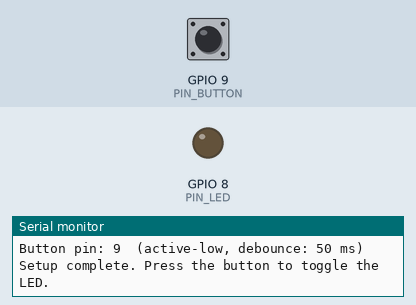
This program was run on a simulated ESP32-C3. Shown: output pins drawn as LEDs (lit = HIGH), the last lines printed to the serial monitor. The test bench sets the inputs (shaded band); at power-on: GPIO 9 (PIN_BUTTON) HIGH.

Above: at 1.7 s.
1.8 s: GPIO 9 (PIN_BUTTON) pulled LOW for 0.15 s
At 3.0 s:
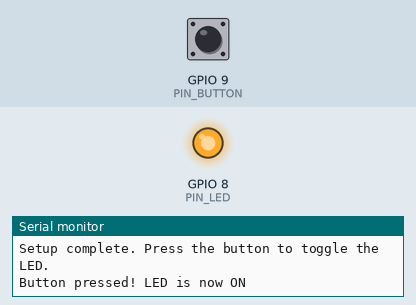
3.4 s: GPIO 9 (PIN_BUTTON) pulled LOW for 1 s
At 4.4 s:
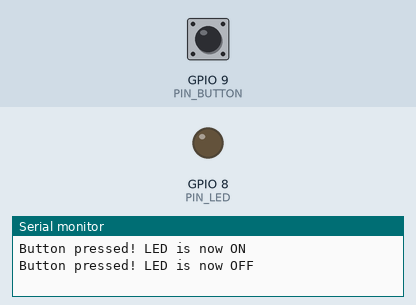
5.9 s: GPIO 9 (PIN_BUTTON) pulled LOW for 3.2 s
At 6.4 s:
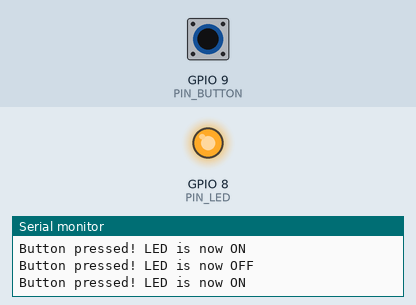
Timing chart, 0 to 8.9 s (numbered marks = the images above; inputs shaded):
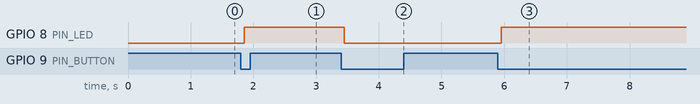

The program:

main.cpp
```cpp
/**
 * @file main.cpp
 * @brief Lesson 4 template — Structs and Pointers to Structs.
 *
 * Embedded Systems Course 2026
 * Hardware: ESP32-C3 Super Mini
 *
 * ============================================================
 * WIRING
 * ============================================================
 *
 *   LED (active-high):
 *     GPIO 8  --> 220 ohm resistor --> LED anode
 *     LED cathode --> GND
 *
 *   Button (active-low, uses internal pull-up):
 *     GPIO 9  --> button --> GND
 *
 * ============================================================
 * EXERCISES
 * ============================================================
 *
 * The file compiles and runs as-is. Work through the exercises
 * in order — each one builds on the previous.
 *
 * Exercise 1 — Struct basics
 *   The led and button structs below are already declared.
 *   a) Add a second LED on GPIO 10 (active-low this time).
 *   b) Initialise it and toggle it in loop() at a different rate.
 *
 * Exercise 2 — Pointer syntax
 *   a) Declare a GpioPin_t pointer that points to 'led'.
 *   b) Use the pointer and the -> operator to read led.pin.
 *   c) Print the value over Serial. Confirm it matches.
 *
 * Exercise 3 — Passing structs to a function
 *   Implement the blink() function at the bottom of this file.
 *   Signature: void blink(GpioPin_t *p, uint16_t on_ms, uint16_t off_ms)
 *   It should set the pin HIGH for on_ms, then LOW for off_ms.
 *   Call it from loop() for your second LED.
 *
 * Exercise 4 — Array of structs (BONUS)
 *   Replace the individual LED declarations with a GpioPin_t array.
 *   Use gpio_pin_init_array() to initialise them all in one call.
 *   Loop through the array and toggle each LED in sequence.
 *
 * ============================================================
 */

#include <Arduino.h>
#include "gpio_driver.h"
#include "button_driver.h"

/* ------------------------------------------------------------------
 * Pin assignments
 * Change these to match your actual wiring.
 * ------------------------------------------------------------------ */
static const uint8_t PIN_LED    = 8;
static const uint8_t PIN_BUTTON = 9;

/* ------------------------------------------------------------------
 * Peripheral descriptors
 *
 * Designated initialiser syntax: .field = value
 * Fields not listed are zero-initialised (false / 0).
 * ------------------------------------------------------------------ */
static GpioPin_t led = {
    .pin         = PIN_LED,
    .output      = true,
    .active_high = true,
    .pull_up     = false,
};

static Button_t button = {
    .pin         = PIN_BUTTON,
    .active_high = false,   /* active-low: pressed = GND */
    .debounce_ms = 50,
};

/* ------------------------------------------------------------------
 * Exercise 3 — implement this function
 * ------------------------------------------------------------------ */
// void blink(GpioPin_t *p, uint16_t on_ms, uint16_t off_ms)
// {
//     /* TODO */
// }

/* ------------------------------------------------------------------
 * setup()
 * ------------------------------------------------------------------ */
void setup()
{
    Serial.begin(115200);
    delay(500);

    Serial.println("Lesson 4 - Structs and Pointers to Structs");
    Serial.println("-------------------------------------------");

    /* Initialise peripherals by passing pointers to their structs */
    gpio_pin_init(&led);
    button_init(&button);

    /* Print struct sizes — observe padding on ESP32-C3 */
    Serial.printf("sizeof(GpioPin_t) = %u bytes\n", sizeof(GpioPin_t));
    Serial.printf("sizeof(Button_t)  = %u bytes\n", sizeof(Button_t));
    Serial.printf("LED pin: %u  (active-%s)\n",
                  led.pin, led.active_high ? "high" : "low");
    Serial.printf("Button pin: %u  (active-%s, debounce: %u ms)\n",
                  button.pin, button.active_high ? "high" : "low",
                  button.debounce_ms);

    Serial.println("Setup complete. Press the button to toggle the LED.");
}

/* ------------------------------------------------------------------
 * loop()
 * ------------------------------------------------------------------ */
void loop()
{
    /* button_pressed() returns true once per confirmed press */
    if (button_pressed(&button)) {
        gpio_pin_toggle(&led);
        Serial.printf("Button pressed! LED is now %s\n",
                      gpio_pin_read(&led) ? "ON" : "OFF");

        /* Exercise 2: use a pointer to access led.pin via -> */
        /* GpioPin_t *p = &led; */
        /* Serial.printf("LED pin via pointer: %u\n", p->pin); */
    }
}
```

button_driver.h
```cpp
#pragma once

/**
 * @file button_driver.h
 * @brief Debounced button input using a struct.
 *
 * Lesson 4 - Structs and Pointers to Structs
 * Embedded Systems Course 2026
 *
 * Demonstrates how a struct can hold both configuration AND state,
 * enabling stateful, debounced input without global variables.
 *
 * Usage:
 *   Button_t btn = {
 *       .pin         = 9,
 *       .active_high = false,   // active-low (pulled to GND when pressed)
 *       .debounce_ms = 50,
 *   };
 *   button_init(&btn);
 *
 *   // In loop():
 *   if (button_pressed(&btn)) {
 *       // fires once per press, debounced
 *   }
 */

#include <stdint.h>
#include <stdbool.h>

#ifdef __cplusplus
extern "C" {
#endif

/* --------------------------------------------------------------------------
 * Data type
 * -------------------------------------------------------------------------- */

/**
 * @brief Holds both the configuration and the debounce state of one button.
 *
 * Configuration fields (set by caller before button_init):
 *   pin         - GPIO number
 *   active_high - true  = button drives pin HIGH when pressed
 *                 false = button drives pin LOW  when pressed (typical with pull-up)
 *   debounce_ms - minimum stable time in milliseconds to accept a state change
 *
 * State fields (managed internally by the driver - do not write these):
 *   _last_raw      - last raw digital level read from the pin
 *   _stable_state  - last debounced logical state
 *   _last_change   - timestamp (millis()) of the last raw level change
 *   _event_pending - true when a new press event is waiting to be consumed
 */
typedef struct {
    /* --- configuration (set before button_init) --- */
    uint8_t  pin;
    bool     active_high;
    uint16_t debounce_ms;

    /* --- internal state (managed by driver) --- */
    bool     _last_raw;
    bool     _stable_state;
    uint32_t _last_change;
    bool     _event_pending;
} Button_t;

/* --------------------------------------------------------------------------
 * API
 * -------------------------------------------------------------------------- */

/**
 * @brief Initialise the GPIO pin and reset all internal state fields.
 *
 * Sets up INPUT or INPUT_PULLUP based on active_high, then calls
 * button_update() once to capture the initial state.
 *
 * @param b  Pointer to a Button_t with configuration fields filled in.
 */
void button_init(Button_t *b);

/**
 * @brief Update the debounce state machine.
 *
 * Must be called regularly (e.g. every loop iteration).
 * Reads the pin and applies debounce logic; sets _event_pending on
 * a confirmed press transition.
 *
 * @param b  Pointer to an initialised Button_t.
 */
void button_update(Button_t *b);

/**
 * @brief Returns true once per confirmed button press.
 *
 * Calls button_update() internally, then checks and clears _event_pending.
 * Suitable for simple polling in loop().
 *
 * @param b  Pointer to an initialised Button_t.
 * @return   true on the first call after a new press is confirmed, false otherwise.
 */
bool button_pressed(Button_t *b);

/**
 * @brief Returns the current stable logical state (not edge-triggered).
 *
 * Returns true while the button is held down, false while released.
 * Does NOT call button_update() - call button_update() or button_pressed() first.
 *
 * @param b  Pointer to an initialised Button_t.
 * @return   Current debounced logical state.
 */
bool button_state(const Button_t *b);

/**
 * @brief Initialise every button in an array.
 *
 * @param buttons  Pointer to the first element of a Button_t array.
 * @param count    Number of elements.
 */
void button_init_array(Button_t *buttons, uint8_t count);

#ifdef __cplusplus
}
#endif
```

button_driver.cpp
```cpp
/**
 * @file button_driver.cpp
 * @brief Debounced button driver implementation.
 *
 * Lesson 4 - Structs and Pointers to Structs
 * Embedded Systems Course 2026
 *
 * Debounce algorithm
 * ------------------
 * Every call to button_update() reads the raw pin level.
 * If the raw level differs from the last raw level, the timestamp is
 * recorded. If the raw level stays different from the stable state for
 * at least debounce_ms milliseconds, the stable state is updated and
 * (if it was a press transition) _event_pending is set.
 *
 *   raw pin ──────┐       ┌──────────────────────
 *                 └───────┘   bounce zone
 *
 *   stable  ──────────────────────────────────────┐
 *                         |<-- debounce_ms ------->|
 *                                                  v confirmed press
 */

#include "button_driver.h"
#include <Arduino.h>

/* --------------------------------------------------------------------------
 * Internal helpers
 * -------------------------------------------------------------------------- */

/** Read the raw logical level from the pin (before debounce). */
static bool read_raw(const Button_t *b)
{
    bool physical = (digitalRead(b->pin) == HIGH);
    return b->active_high ? physical : !physical;
}

/* --------------------------------------------------------------------------
 * API implementation
 * -------------------------------------------------------------------------- */

void button_init(Button_t *b)
{
    uint8_t mode = b->active_high ? INPUT : INPUT_PULLUP;
    pinMode(b->pin, mode);

    /* Capture initial state so first button_update() has a valid baseline */
    bool initial        = read_raw(b);
    b->_last_raw        = initial;
    b->_stable_state    = initial;
    b->_last_change     = millis();
    b->_event_pending   = false;
}

void button_update(Button_t *b)
{
    bool raw = read_raw(b);
    uint32_t now = millis();

    if (raw != b->_last_raw) {
        /* Level changed — restart the debounce timer */
        b->_last_raw    = raw;
        b->_last_change = now;
        return;
    }

    /* Raw level has been stable for debounce_ms */
    if ((now - b->_last_change) >= b->debounce_ms) {
        if (raw != b->_stable_state) {
            b->_stable_state = raw;
            /* Only fire an event on the press edge (inactive -> active) */
            if (raw == true) {
                b->_event_pending = true;
            }
        }
    }
}

bool button_pressed(Button_t *b)
{
    button_update(b);

    if (b->_event_pending) {
        b->_event_pending = false;
        return true;
    }
    return false;
}

bool button_state(const Button_t *b)
{
    return b->_stable_state;
}

void button_init_array(Button_t *buttons, uint8_t count)
{
    for (uint8_t i = 0; i < count; i++) {
        button_init(&buttons[i]);
    }
}
```

gpio_driver.h
```cpp
#pragma once

/**
 * @file gpio_driver.h
 * @brief GPIO pin abstraction using structs.
 *
 * Lesson 4 - Structs and Pointers to Structs
 * Embedded Systems Course 2026
 *
 * This driver wraps a GPIO pin's configuration inside a struct,
 * keeping all pin-specific data in one place and exposing a clean
 * pointer-based API.
 *
 * Usage:
 *   GpioPin_t led = { .pin = 8, .output = true, .active_high = true };
 *   gpio_pin_init(&led);
 *   gpio_pin_set(&led, true);
 */

#include <stdint.h>
#include <stdbool.h>

#ifdef __cplusplus
extern "C" {
#endif

/* --------------------------------------------------------------------------
 * Data type
 * -------------------------------------------------------------------------- */

/**
 * @brief Describes a single GPIO pin and its electrical behaviour.
 *
 * Fields
 * ------
 *   pin         - GPIO number (ESP32-C3: 0-21, avoid strapping pins)
 *   output      - true = OUTPUT, false = INPUT
 *   active_high - true  = logical HIGH means pin is HIGH (3.3 V)
 *                 false = logical HIGH means pin is LOW  (0 V, active-low)
 *   pull_up     - enable internal pull-up (only relevant for input pins)
 *
 * Memory layout on ESP32-C3 (RISC-V, 32-bit):
 *   pin         uint8_t  - 1 byte  @ offset 0
 *   (padding)            - 1 byte  @ offset 1
 *   output      bool     - 1 byte  @ offset 2
 *   active_high bool     - 1 byte  @ offset 3
 *   pull_up     bool     - 1 byte  @ offset 4
 *   (padding)            - 3 bytes @ offset 5-7
 *   Total: 8 bytes (verified by static_assert in gpio_driver.cpp)
 */
typedef struct {
    uint8_t  pin;
    bool     output;
    bool     active_high;
    bool     pull_up;
} GpioPin_t;

/* --------------------------------------------------------------------------
 * API
 * -------------------------------------------------------------------------- */

/**
 * @brief Initialise the pin direction and pull-up.
 *
 * Must be called before gpio_pin_set() or gpio_pin_read().
 *
 * @param p  Pointer to an initialised GpioPin_t.
 */
void gpio_pin_init(GpioPin_t *p);

/**
 * @brief Set the logical state of an output pin.
 *
 * Translates the logical state to the correct physical voltage level,
 * honouring the active_high field.
 *
 * @param p      Pointer to an output GpioPin_t.
 * @param state  Logical state: true = active, false = inactive.
 */
void gpio_pin_set(GpioPin_t *p, bool state);

/**
 * @brief Toggle the logical state of an output pin.
 *
 * Reads the current physical level and inverts it.
 *
 * @param p  Pointer to an output GpioPin_t.
 */
void gpio_pin_toggle(GpioPin_t *p);

/**
 * @brief Read the logical state of an input pin.
 *
 * Translates the physical voltage level to a logical state,
 * honouring the active_high field.
 *
 * @param p  Pointer to an input GpioPin_t.
 * @return   true if the pin is in its active logical state.
 */
bool gpio_pin_read(GpioPin_t *p);

/* --------------------------------------------------------------------------
 * Utility
 * -------------------------------------------------------------------------- */

/**
 * @brief Initialise every pin in an array.
 *
 * Convenience wrapper that calls gpio_pin_init() for each element.
 *
 * @param pins  Pointer to the first element of a GpioPin_t array.
 * @param count Number of elements.
 */
void gpio_pin_init_array(GpioPin_t *pins, uint8_t count);

#ifdef __cplusplus
}
#endif
```

gpio_driver.cpp
```cpp
/**
 * @file gpio_driver.cpp
 * @brief GPIO driver implementation.
 *
 * Lesson 4 - Structs and Pointers to Structs
 * Embedded Systems Course 2026
 */

#include "gpio_driver.h"
#include <Arduino.h>

/* --------------------------------------------------------------------------
 * Compile-time size check
 *
 * The struct has 4 fields: uint8_t(1) + bool(1) + bool(1) + bool(1) = 4 bytes.
 * With natural alignment on a 32-bit target the compiler may add padding after
 * pin (to align the next field) — check with sizeof() in setup() if curious.
 * -------------------------------------------------------------------------- */
static_assert(sizeof(GpioPin_t) >= 4, "GpioPin_t smaller than expected");

/* --------------------------------------------------------------------------
 * API implementation
 * -------------------------------------------------------------------------- */

void gpio_pin_init(GpioPin_t *p)
{
    uint8_t mode;

    if (p->output) {
        mode = OUTPUT;
    } else if (p->pull_up) {
        mode = INPUT_PULLUP;
    } else {
        mode = INPUT;
    }

    pinMode(p->pin, mode);

    /* Drive outputs to their inactive state on init */
    if (p->output) {
        gpio_pin_set(p, false);
    }
}

void gpio_pin_set(GpioPin_t *p, bool state)
{
    /* Translate logical state -> physical level */
    bool level = p->active_high ? state : !state;
    digitalWrite(p->pin, level ? HIGH : LOW);
}

void gpio_pin_toggle(GpioPin_t *p)
{
    /* Read current physical level and invert */
    bool current_level = (digitalRead(p->pin) == HIGH);
    digitalWrite(p->pin, current_level ? LOW : HIGH);
}

bool gpio_pin_read(GpioPin_t *p)
{
    bool raw = (digitalRead(p->pin) == HIGH);
    /* Translate physical level -> logical state */
    return p->active_high ? raw : !raw;
}

void gpio_pin_init_array(GpioPin_t *pins, uint8_t count)
{
    /* Pointer arithmetic: iterate through each element */
    for (uint8_t i = 0; i < count; i++) {
        gpio_pin_init(&pins[i]);
    }
}
```

Measured:
- after the input at 1.8 s, GPIO 8 (PIN_LED): LOW → HIGH after 0.05 s
- after the input at 3.4 s, GPIO 8 (PIN_LED): HIGH → LOW after 0.05 s
- after the input at 5.9 s, GPIO 8 (PIN_LED): LOW → HIGH after 0.05 s
